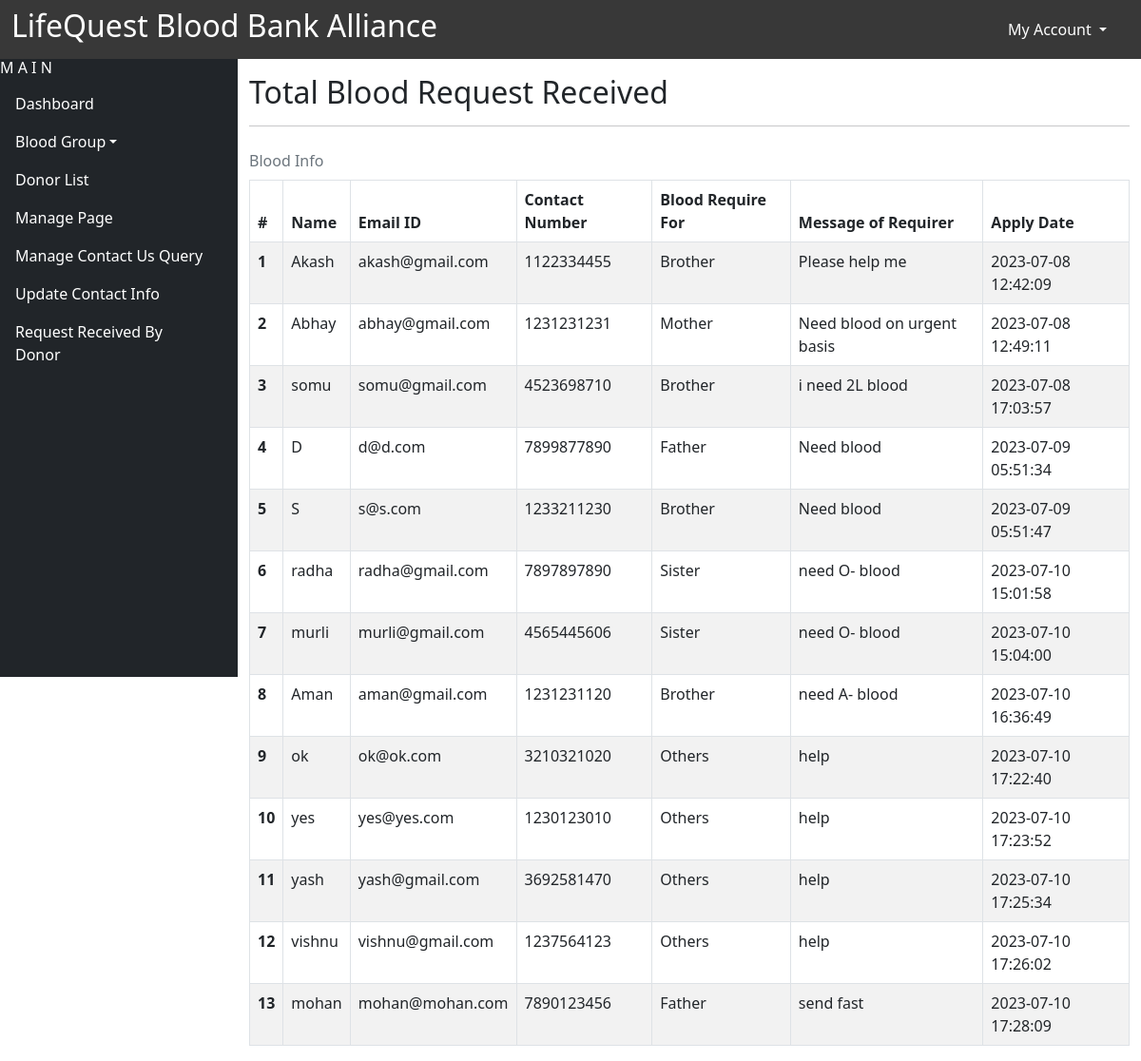
/LifeQuestBloodBank/admin/total-request-received.php (signed in), run on the app's committed database.
### tables this page shows
CREATE TABLE `thebloodrequirer` (
  `ID` int(11) NOT NULL AUTO_INCREMENT,
  `BloodDonarID` int(10) DEFAULT NULL,
  `Name` varchar(50) DEFAULT NULL,
  `Email` varchar(50) DEFAULT NULL,
  `ContactNumber` bigint(10) DEFAULT NULL,
  `BloodRequireFor` varchar(25) DEFAULT NULL,
  `Message` mediumtext DEFAULT NULL,
  `ApplyDate` timestamp NOT NULL DEFAULT current_timestamp(),
  PRIMARY KEY (`ID`)
);

### LifeQuestBloodBank/admin/total-request-received.php (the view, shortened to what this page needs)
<!doctype html>
<html lang="en" class="no-js">
<head>
	<link href="https://cdn.jsdelivr.net/npm/bootstrap@5.0.2/dist/css/bootstrap.min.css" rel="stylesheet">
</head>
<body>
<?php include('includes/header.php');?>
	<div class="container-fluid">
		<div class="row">
			 <?php include('includes/leftbar.php');?>
			<div class="col" style="margin-top:62px;">
				<h2 class="pt-3">Total Blood Request Received</h2>
            	<hr>
				   <div class="table-responsive">
				 	<table class="table table-bordered table-hover table-striped">
					<caption class="pb-2" style="caption-side:top;">Blood Info</caption>
  					<thead>
    					<tr>
      						<th scope="col">#</th>
      						<th scope="col">Name</th>
      						<th scope="col">Email ID</th>
      						<th scope="col">Contact Number</th>
							<th scope="col">Blood Require For</th>
							<th scope="col">Message of Requirer</th>
							<th scope="col">Apply Date</th>
    					</tr>
  					</thead>
  					<tbody>
						<?php
					  	 	$sql = "SELECT * FROM thebloodrequirer";
         					$result = mysqli_query($conn, $sql);
						 	$count = 1;
								while($row = mysqli_fetch_assoc($result))
						 		{
						 			$name = $row['Name'];
									$contact = $row['ContactNumber'];
									$email = $row['Email'];
									$rbloodgroup = $row['BloodRequireFor'];
						 	 		$rmsg = $row['Message'];
									$pdate = $row['ApplyDate'];
									?>
    					 			<tr>
										<th><?php echo $count; ?></th>
						 				<td><?php echo $name; ?></td>
      					 				<td><?php echo $email; ?></td>
                                       	<td><?php echo $contact; ?></td>
										<td><?php echo $rbloodgroup; ?></td>
      					 				<td><?php echo $rmsg; ?></td>
      					 				<td><?php echo $pdate; ?></td>
									</tr>
						 			<?php
									 $count++;
								}
								?>
         			</tbody>
					</table>
				</div>
			</div>
		</div>
	</div>
</body>
</html>

### data on the page
thebloodrequirer: Name "Akash", Email "akash@gmail.com", ContactNumber "1122334455", BloodRequireFor "Brother", Message "Please help me", ApplyDate "2023-07-08 12:42:09"
thebloodrequirer: Name "Abhay", Email "abhay@gmail.com", ContactNumber "1231231231", BloodRequireFor "Mother", Message "Need blood on urgent basis", ApplyDate "2023-07-08 12:49:11"
thebloodrequirer: Name "somu", Email "somu@gmail.com", ContactNumber "4523698710", BloodRequireFor "Brother", Message "i need 2L blood", ApplyDate "2023-07-08 17:03:57"
thebloodrequirer: Name "D", Email "d@d.com", ContactNumber "7899877890", BloodRequireFor "Father", Message "Need blood", ApplyDate "2023-07-09 05:51:34"
thebloodrequirer: Name "S", Email "s@s.com", ContactNumber "1233211230", BloodRequireFor "Brother", Message "Need blood", ApplyDate "2023-07-09 05:51:47"
thebloodrequirer: Name "radha", Email "radha@gmail.com", ContactNumber "7897897890", BloodRequireFor "Sister", Message "need O- blood", ApplyDate "2023-07-10 15:01:58"
thebloodrequirer: Name "murli", Email "murli@gmail.com", ContactNumber "4565445606", BloodRequireFor "Sister", Message "need O- blood", ApplyDate "2023-07-10 15:04:00"
thebloodrequirer: Name "Aman", Email "aman@gmail.com", ContactNumber "1231231120", BloodRequireFor "Brother", Message "need A- blood", ApplyDate "2023-07-10 16:36:49"
thebloodrequirer: Name "ok", Email "ok@ok.com", ContactNumber "3210321020", BloodRequireFor "Others", Message "help", ApplyDate "2023-07-10 17:22:40"
thebloodrequirer: Name "yes", Email "yes@yes.com", ContactNumber "1230123010", BloodRequireFor "Others", Message "help", ApplyDate "2023-07-10 17:23:52"
thebloodrequirer: Name "yash", Email "yash@gmail.com", ContactNumber "3692581470", BloodRequireFor "Others", Message "help", ApplyDate "2023-07-10 17:25:34"
thebloodrequirer: Name "vishnu", Email "vishnu@gmail.com", ContactNumber "1237564123", BloodRequireFor "Others", Message "help", ApplyDate "2023-07-10 17:26:02"
thebloodrequirer: Name "mohan", Email "mohan@mohan.com", ContactNumber "7890123456", BloodRequireFor "Father", Message "send fast", ApplyDate "2023-07-10 17:28:09"
